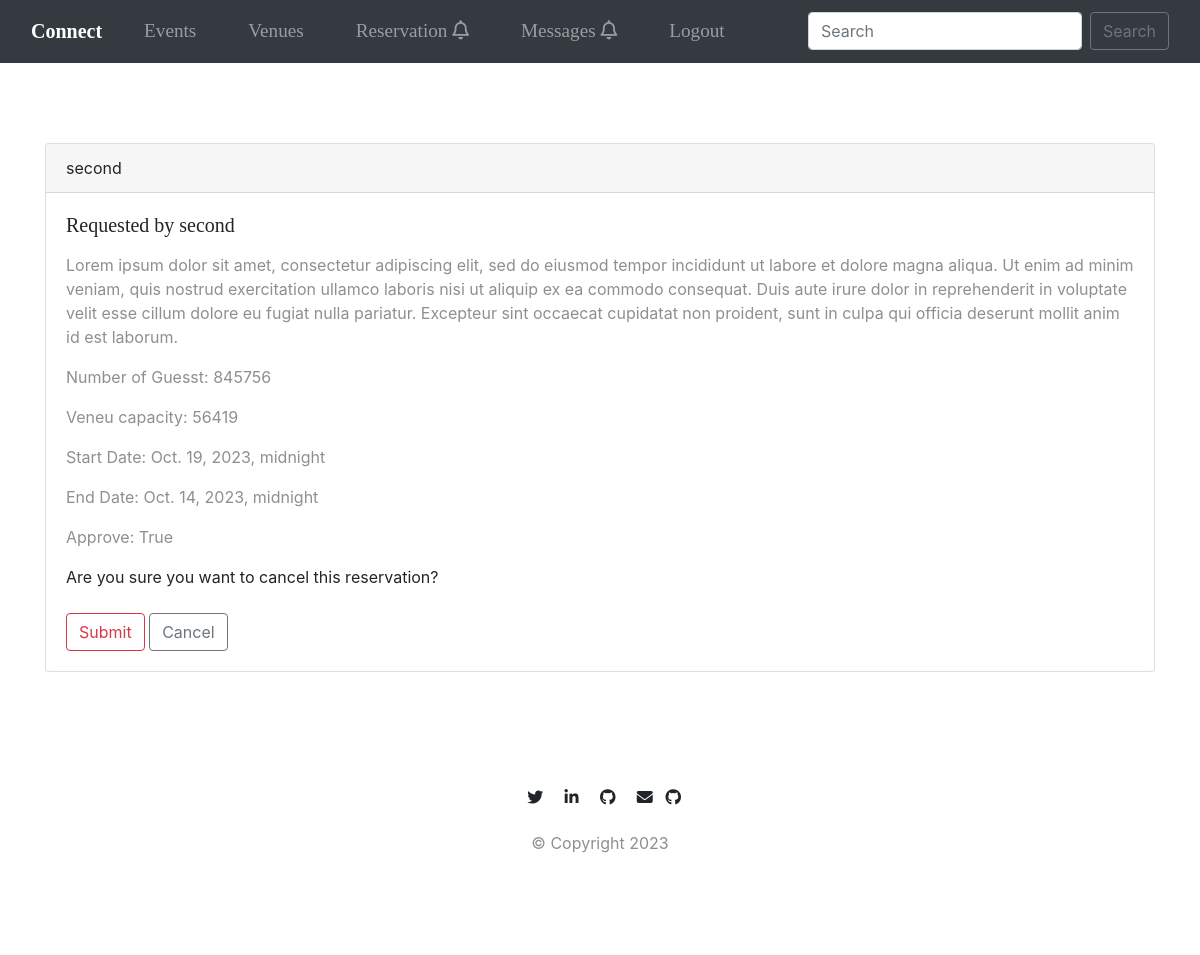
Page /reservation/cancel_reserv/5 (signed in) on the committed database.
### reservation/models.py (models this page shows, shortened)
class Reservation(models.Model):
	name = models.CharField('Manager Name', max_length=120, null=True)
	venue = models.ForeignKey(Venue, on_delete=models.CASCADE, related_name='reservation')
	reason = models.TextField(blank=True,null=True, max_length=1000)
	reason_html = models.TextField(editable=False,default='',blank=True)
	user = models.ForeignKey(User, on_delete=models.CASCADE, related_name='reservation')
	email_address = models.EmailField('Email Address', max_length=40, blank=True)
	phone = models.CharField('Contact Phone', max_length=25, blank=True)
	num_attendees = models.IntegerField()
	start_datetime = models.DateTimeField()
	end_datetime = models.DateTimeField()
	approval_status = models.BooleanField(default=False)
	class Meta:
		unique_together = ('venue','user')

### accounts/models.py (models this page shows)
class CustomUser(AbstractUser):
	STATUS = (
	    ('regular', 'regular'),
	    ('moderator', 'moderator'),
	)
	email = models.EmailField(unique=True)
	status = models.CharField(max_length=100, choices=STATUS, default='regular')
	def __str__(self):
	    return self.username

### venue/models.py (models this page shows, shortened)
class Venue(models.Model):
	name = models.CharField('Venue Name', max_length=120)
	owner = models.ForeignKey(User, blank=True, null=True, on_delete=models.CASCADE,related_name='owned_venues')
	address = models.CharField(max_length=300)
	slug = models.SlugField('Series slug', null=True, blank=True, unique=True)
	zip_code = models.CharField('Zip Code', max_length=15)
	phone = models.CharField('Contact Phone', max_length=25, blank=True)
	web = models.URLField('Website Address', blank=True)
	descriptions = models.TextField(blank=True, null=True)
	email_address = models.EmailField('Email Address', max_length=40, blank=True)
	price = models.PositiveIntegerField(default=0)
	capacity = models.PositiveIntegerField(blank=True, null=True)
	picture = models.ImageField(upload_to=upload_image_to,default=random_default_picture, blank=True)
	class Meta:
		ordering = ['name']
		unique_together = ['name','owner']

### reservation/views.py (the view)
# urls.py: path('cancel_reserv/<int:res_id>', views.cancel_reservation, name='cancel-reserv'),
@login_required
def cancel_reservation(request, res_id ):
	if request.method == 'POST':
		reservation = get_object_or_404(Reservation, id=res_id)
		reservation.approval_status = False
		reservation.save()
		user = request.user
		reservations = Reservation.objects.filter(venue__owner=user)
		return render(request, 'reservation/reservation_venue.html', {'reservation':reservation})
	else:
		reservation = get_object_or_404(Reservation, id=res_id)
		print(f'Reservation Name: {reservation.name}')
		return render(request, 'reservation/reservation_cancel.html', {'reservation':reservation})

### reservation/templates/reservation/reservation_cancel.html (shortened to what this page needs)
{%extends "events/base.html" %}
{% block content%}
    <h1> Cancel Reservation </h1>
    <div class="card">
        <div class="card-header">
        {{reservation.user}}
        </div>
        <div class="card-body">
            <h5 class="card-title">Requested by {{reservation.user}}</h5>
            <p class="card-text">{{reservation.reason_html|safe}}</p>
            <p class="card-text">Number of Guesst: {{reservation.num_attendees}}</p>
            <p class="card-text"> Veneu capacity: {{reservation.venue.capacity}}</p>
            <p class="card-text"> Start Date: {{reservation.start_datetime}}</p>
            <p class="card-text">End Date: {{reservation.end_datetime}}</p>
             <p class="card-text">Approve: {{reservation.approval_status}}</p>
            <div class="row">
                <div class="col">
            {%if reservation.approval_status%}
            <form method="post" action="{% url 'reservation:cancel-reserv' res_id=reservation.id %}">
                <div class="form-group">
                    <label for="cancel_confirmation">Are you sure you want to cancel this reservation?</label>
                </div>
                    <button type="submit" class="btn btn-outline-danger">Submit</button>
                    <a href="{% url 'reservation:reservation-venue' res_id=reservation.id%}" class="btn btn-outline-secondary">Cancel</a>
            </form>
            {%else%}
                <
            {%endif%}
                </div>
            </div>
        </div>
    </div>
{%endblock%}

### static/css/index.css (style rules this page uses)
body { font-family:Montserrat; }
h1,h2,h3,h4,h5 { font-family: Montserrat-Bold }
h1 { font-weight: Bold; size: 3.5rem; line-height: 1.5; color: white; }
p { color: #8f8f8f; }

### static/css/styles.css (style rules this page uses)
html, body { height: 100%; }

### rows in the picture
Reservation: user "second", reason_html "Lorem ipsum dolor sit amet, consectetur adipiscing elit, sed do eiusmod tempor incididunt ut labore et dolore magna aliqua. Ut enim ad minim veniam, quis nostrud exercitation ullamco laboris nisi ut aliquip ex ea commodo consequat. Duis aute irure dolor in reprehenderit in voluptate velit esse cillum dolore eu fugiat nulla pariatur. Excepteur sint occaecat cupidatat non proident, sunt in culpa qui officia deserunt mollit anim id est laborum.", num_attendees "845756", venue.capacity "56419", start_datetime "Oct. 19, 2023, midnight", end_datetime "Oct. 14, 2023, midnight", approval_status "True"
